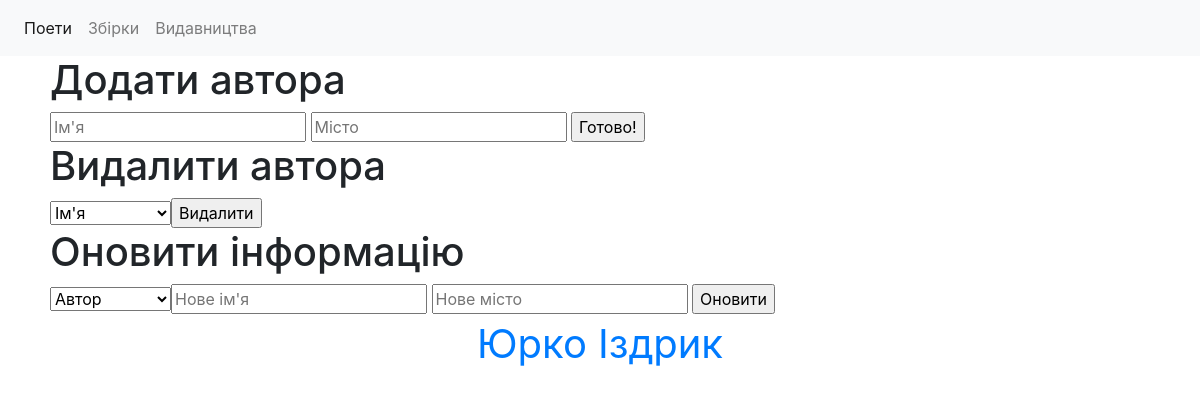
Page /authors on the earlier database version.
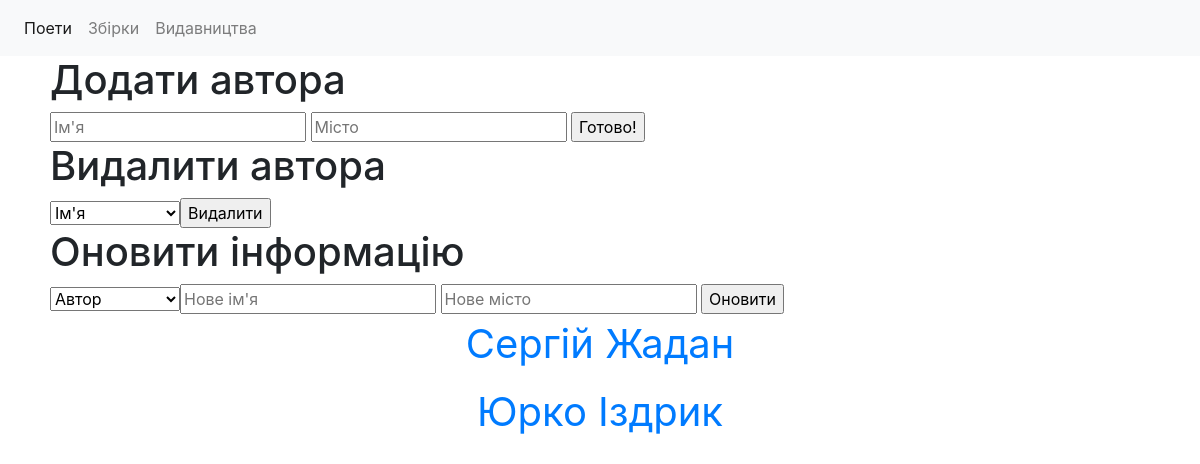
Same page on the later database version.
### models.py (models this page shows)
class Author(db.Model):
    id = db.Column(db.Integer, primary_key=True)
    name = db.Column(db.String(90), nullable=False)
    city = db.Column(db.String(30), nullable=False)
    books = db.relationship('Book', backref='author')

### application.py (the view)
@app.route('/authors', methods=['GET'])
def get_authors():
    authors = Author.query.all()
    names = [a.name for a in authors]
    ids = [a.id for a in authors]
    return render_template('authors.html', names=names, ids=ids)

### templates/authors.html (shortened to what this page needs)
{% extends "layout.html" %}
{% block body %}
    <div style="text-align:left; text-indent: 50px">
        <h1>Додати автора</h1>
        <form action="/authors/create", method="post">
            <input name="name" placeholder="Ім'я" type="text" value="">
            <input name="city" placeholder="Місто" type="text" value="">
            <input type="submit" value="Готово!">
        </form>
    </div>
    <div style="text-align:left; text-indent: 50px">
        <h1>Видалити автора</h1>
        <form action="/authors/delete", method="post">
            <select name="name">
                <option disabled selected value="">Ім'я</option>
            <input type="submit" value="Видалити">
        </form>
    </div>
    <div style="text-align:left; text-indent: 50px">
        <h1>Оновити інформацію</h1>
        <form action="/authors/update", method="post">
            <select name="name">
                <option disabled selected value="">Автор</option>
            <input name="new_name" placeholder="Нове ім'я" type="text" value="">
            <input name="new_city" placeholder="Нове місто" type="text" value="">
            <input type="submit" value="Оновити">
        </form>
    </div>
    {% for name, id in names|zip(ids) %}
        <a style="font-size:40px" href="http://localhost:8080/authors/{{id}}"> {{name}} </a>
    {% endfor %}
{% endblock %}

### templates/layout.html (shortened to what this page needs)
<!DOCTYPE html>
<html lang="en">
<head>
    <link rel="stylesheet" href="https://cdn.jsdelivr.net/npm/bootstrap@4.0.0/dist/css/bootstrap.min.css"
>
</head>
<body>
        <nav class="navbar navbar-expand-lg navbar-light bg-light">
          <div class="collapse navbar-collapse" id="navbarNavAltMarkup">
            <div class="navbar-nav">
              <a class="nav-item nav-link active" href="http://localhost:8080/authors">Поети</a>
              <a class="nav-item nav-link" href="http://localhost:8080/books">Збірки</a>
              <a class="nav-item nav-link" href="http://localhost:8080/publishers">Видавництва</a>
            </div>
          </div>
        </nav>
    <div style="text-align:center">
        {% block body %}
        {% endblock %}
    </div>
</body>
</html>

Differences in the rows shown:
added Author: name "Сергій Жадан"
